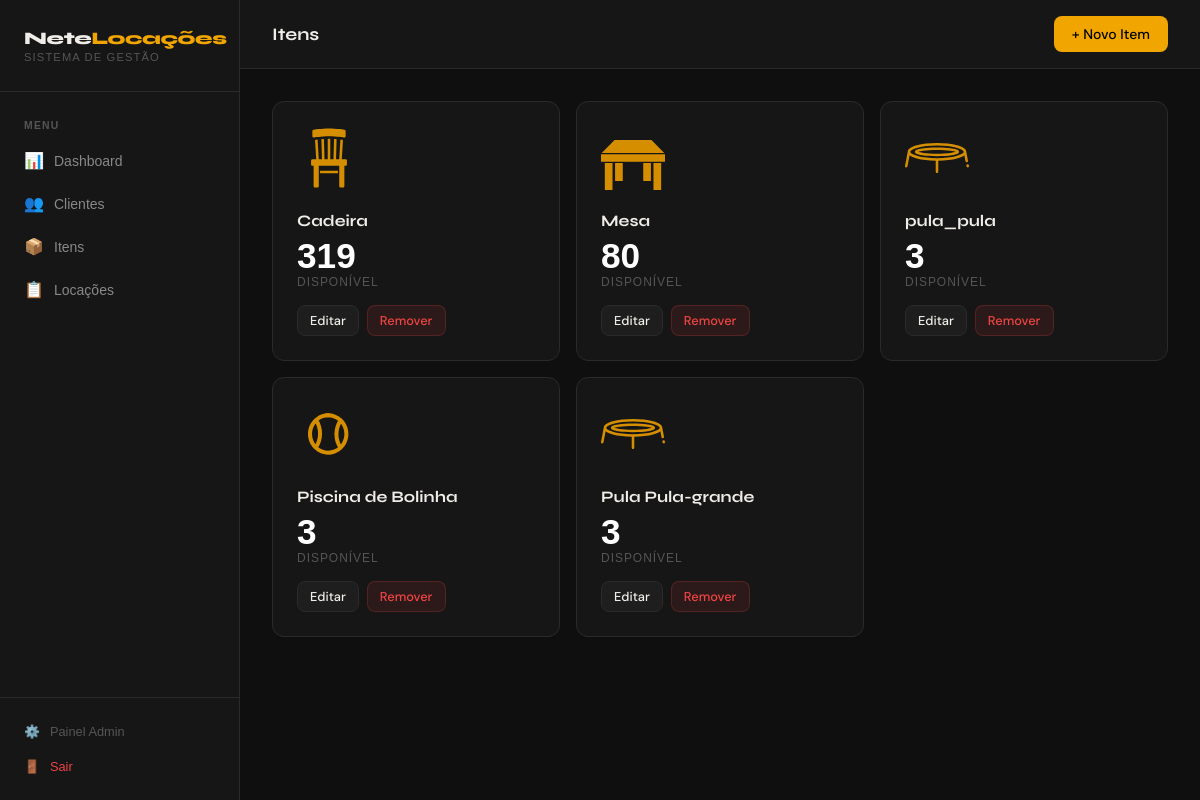
Page /itens/ (signed in) on the earlier database version.
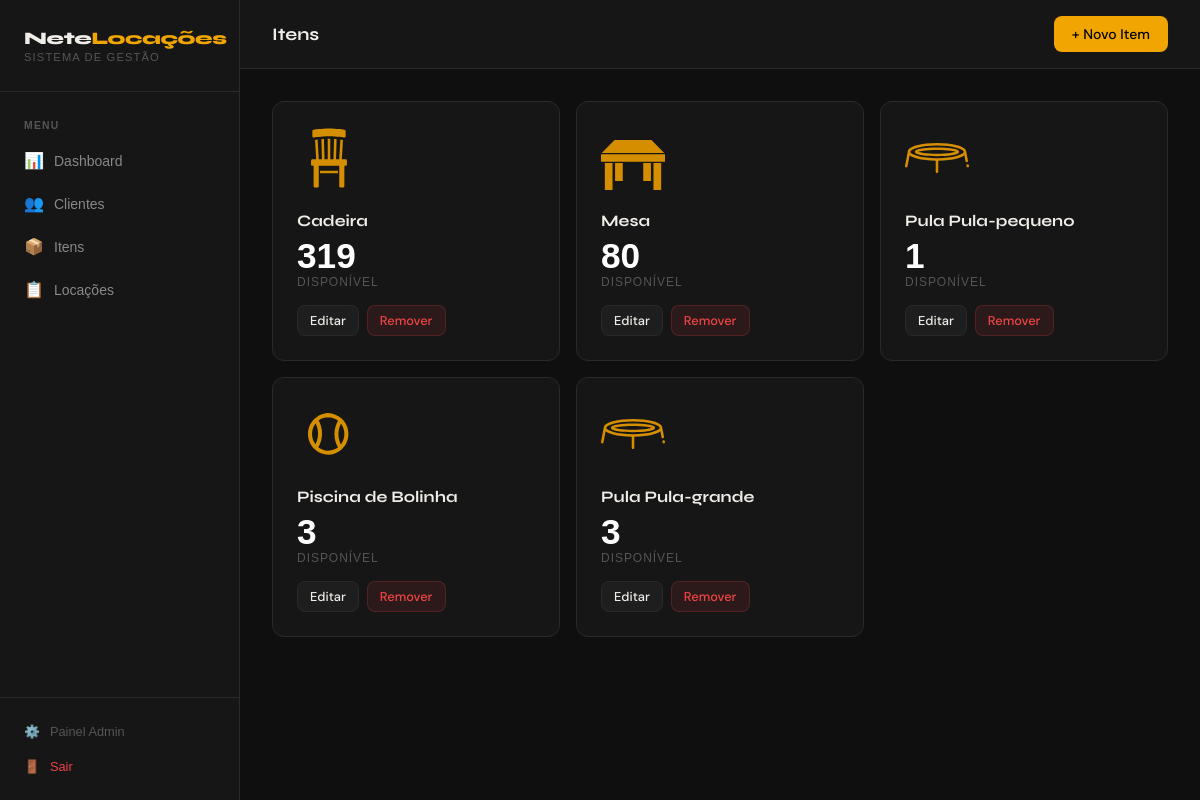
Same page on the later database version.
### item/models.py (models this page shows, shortened)
class Item(models.Model):
    TIPO_CHOICES = (
        ('cadeira', 'Cadeira'),
        ('mesa', 'Mesa'),
        ('pula_pula-pequeno', 'Pula Pula-pequeno'),
        ('piscina_bolinha', 'Piscina de Bolinha'),
        ('pula_pula-grande', 'Pula Pula-grande'),
    )
    tipo = models.CharField(max_length=20, choices=TIPO_CHOICES)
    quantidade_estoque = models.IntegerField()

### core/views.py (the view)
# urls.py: path('itens/', views.itens_list, name='itens_list'),
@login_required
def itens_list(request):
    itens = Item.objects.all()
    return render(request, 'itens/lista.html', {'itens': itens})

### templates/itens/lista.html (shortened to what this page needs)
{% extends 'base/base.html' %}
{% load static %}
{% block page_title %}Itens{% endblock %}
{% block topbar_actions %}
    <a href="{% url 'item_criar' %}" class="btn btn-primary">+ Novo Item</a>
{% endblock %}
{% block content %}
{% if itens %}
<div class="itens-grid">
    {% for item in itens %}
    <div class="item-card">
        <div class="item-emoji">
            {% if item.tipo == 'cadeira' %}
            <img src="{% static 'img/cadeira.svg' %}" alt="Cadeira">
            {% elif item.tipo == 'mesa' %}
            <img src="{% static 'img/mesa.svg' %}" alt="Cadeira">
            {% elif item.tipo == 'pula_pula' %}
            <img src="{% static 'img/pula-pula.svg' %}" alt="Cadeira">
            {% elif item.tipo == 'piscina_bolinha' %}
            <img src="{% static 'img/bola.svg' %}" alt="Cadeira">
            {% else %}<img src="{% static 'img/pula-pula.svg' %}" alt="Item">{% endif %}
        </div>
        <div class="item-tipo">{{ item.get_tipo_display }}</div>
        <div class="item-estoque-num {% if item.quantidade_estoque == 0 %}estoque-zero{% endif %}">
            {{ item.quantidade_estoque }}
        </div>
        <div class="item-estoque-label">
            {% if item.quantidade_estoque == 0 %}sem estoque{% else %}disponível{% endif %}
        </div>
        <div class="item-card-actions">
            <a href="{% url 'item_editar' item.pk %}" class="btn btn-secondary btn-sm">Editar</a>
            <a href="{% url 'item_deletar' item.pk %}" class="btn btn-danger btn-sm">Remover</a>
        </div>
    </div>
    {% endfor %}
</div>
{% endif %}
{% endblock %}

### templates/base/base.html (shortened to what this page needs)
<!DOCTYPE html>
<html lang="pt-br">
<head>
</head>
<body>
<aside class="sidebar" id="sidebar">
    <div class="sidebar-logo">
        <h1>Nete<span>Locações</span></h1>
        <p>Sistema de Gestão</p>
    </div>
    <nav class="sidebar-nav">
        <div class="nav-section">Menu</div>
        <a href="{% url 'dashboard' %}" class="nav-link {% if request.resolver_match.url_name == 'dashboard' %}active{% endif %}">
            <span class="nav-icon">📊</span> Dashboard
        </a>
        <a href="{% url 'clientes_list' %}" class="nav-link {% if 'cliente' in request.resolver_match.url_name %}active{% endif %}">
            <span class="nav-icon">👥</span> Clientes
        </a>
        <a href="{% url 'itens_list' %}" class="nav-link {% if 'item' in request.resolver_match.url_name %}active{% endif %}">
            <span class="nav-icon">📦</span> Itens
        </a>
        <a href="{% url 'locacoes_list' %}" class="nav-link {% if 'locacao' in request.resolver_match.url_name %}active{% endif %}">
            <span class="nav-icon">📋</span> Locações
        </a>
    </nav>
    <div class="sidebar-footer">
        <a href="/admin/" class="admin-link">
            <span>⚙️</span> Painel Admin
        </a>
    <a href="{% url 'logout' %}" class="admin-link" style="color:var(--red)">
        <span>🚪</span> Sair
    </a>
    </div>
</aside>
<div class="main">
    <header class="topbar">
        <div style="display:flex;align-items:center;gap:12px">
            <span class="topbar-title">{% block page_title %}{% endblock %}</span>
        </div>
        <div class="topbar-actions">
            {% block topbar_actions %}{% endblock %}
        </div>
    </header>
    <div class="content">
        {% block content %}{% endblock %}
    </div>
</div>
</body>
</html>

### templates/base/base.html (style rules this page uses)
*, *::before, *::after { box-sizing: border-box; margin: 0; padding: 0; }
:root { --bg: #0f0f0f; --bg2: #161616; --bg3: #1e1e1e; --border: #2a2a2a; --accent: #f0a500; --accent2: #ff6b35; --text: #f0ede8; --text2: #888; --text3: #555; --green: #22c55e; --red: #ef4444; --blue: #3b82f6; --radius: 12px; --sidebar: 240px; }
body { font-family: 'Anton', sans-serif; background: var(--bg); color: var(--text); min-height: 100vh; display: flex; }
.sidebar { width: var(--sidebar); background: var(--bg2); border-right: 1px solid var(--border); display: flex; flex-direction: column; position: fixed; height: 100vh; z-index: 100; transition: transform 0.3s ease; }
.sidebar-logo { padding: 28px 24px; border-bottom: 1px solid var(--border); }
.sidebar-logo h1 { font-family: 'Syne', sans-serif; font-weight: 800; font-size: 1.1rem; letter-spacing: -0.02em; color: var(--text); }
.sidebar-logo span { color: var(--accent); }
.sidebar-logo p { font-size: 0.7rem; color: var(--text3); margin-top: 2px; text-transform: uppercase; letter-spacing: 0.1em; }
.sidebar-nav { flex: 1; padding: 16px 12px; display: flex; flex-direction: column; gap: 4px; }
.nav-section { font-size: 0.65rem; color: var(--text3); text-transform: uppercase; letter-spacing: 0.12em; padding: 12px 12px 6px; font-weight: 600; }
.nav-link { display: flex; align-items: center; gap: 10px; padding: 10px 12px; border-radius: 8px; text-decoration: none; color: var(--text2); font-size: 0.875rem; font-weight: 400; transition: all 0.15s ease; position: relative; }
.nav-icon { font-size: 1rem; width: 20px; text-align: center; }
.sidebar-footer { padding: 16px 12px; border-top: 1px solid var(--border); }
.admin-link { display: flex; align-items: center; gap: 10px; padding: 10px 12px; border-radius: 8px; text-decoration: none; color: var(--text3); font-size: 0.8rem; transition: all 0.15s; }
.main { margin-left: var(--sidebar); flex: 1; display: flex; flex-direction: column; min-height: 100vh; }
.topbar { background: var(--bg2); border-bottom: 1px solid var(--border); padding: 16px 32px; display: flex; align-items: center; justify-content: space-between; position: sticky; top: 0; z-index: 50; }
.topbar-title { font-family: 'Syne', sans-serif; font-size: 1.1rem; font-weight: 700; }
.topbar-actions { display: flex; align-items: center; gap: 12px; }
.content { padding: 32px; flex: 1; }
.btn { display: inline-flex; align-items: center; gap: 8px; padding: 9px 18px; border-radius: 8px; font-size: 0.875rem; font-weight: 500; font-family: 'DM Sans', sans-serif; cursor: pointer; text-decoration: none; border: none; transition: all 0.15s ease; white-space: nowrap; }
.btn-primary { background: var(--accent); color: #000; }
.btn-secondary { background: var(--bg3); color: var(--text); border: 1px solid var(--border); }
.btn-danger { background: rgba(239,68,68,0.1); color: var(--red); border: 1px solid rgba(239,68,68,0.2); }
.btn-sm { padding: 6px 12px; font-size: 0.8rem; }

### templates/itens/lista.html (style rules this page uses)
.itens-grid { display: grid; grid-template-columns: repeat(auto-fill, minmax(240px, 1fr)); gap: 16px; }
.item-card { background: var(--bg2); border: 1px solid var(--border); border-radius: var(--radius); padding: 24px; transition: border-color 0.2s; }
.item-emoji { font-size: 2.5rem; margin-bottom: 12px; }
.item-tipo { font-family: 'Syne', sans-serif; font-size: 1rem; font-weight: 700; margin-bottom: 8px; }
.item-emoji img { width: 64px; height: 64px; object-fit: contain; filter: invert(47%) sepia(98%) saturate(500%) hue-rotate(5deg); }
.item-estoque-num { font-size: 2.2rem; font-weight: 800; font-family: 'Anton', sans-serif; color: white; line-height: 1; }
.item-estoque-label { font-size: 0.75rem; color: var(--text3); text-transform: uppercase; letter-spacing: 0.08em; margin-top: 2px; margin-bottom: 16px; }
.item-card-actions { display: flex; gap: 8px; }

Differences in the rows shown:
changed Item: tipo: picture added; tipo "pula_pula" → "Pula Pula-pequeno"; quantidade_estoque "3" → "1"; tipo: picture removed
